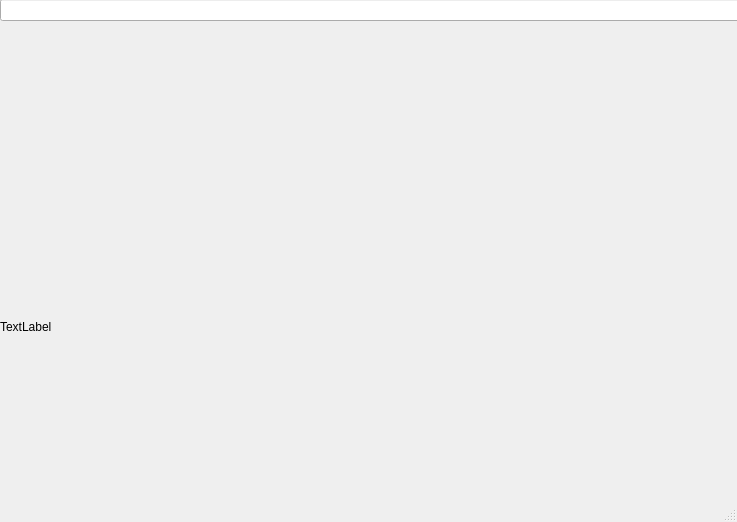
<?xml version="1.0" encoding="UTF-8"?>
<ui version="4.0">
 <class>MainWindow</class>
 <widget class="QMainWindow" name="MainWindow">
  <property name="geometry">
   <rect>
    <x>0</x>
    <y>0</y>
    <width>737</width>
    <height>522</height>
   </rect>
  </property>
  <property name="windowTitle">
   <string>MainWindow</string>
  </property>
  <widget class="QWidget" name="centralwidget">
   <widget class="QWidget" name="gridLayoutWidget">
    <property name="geometry">
     <rect>
      <x>-1</x>
      <y>-1</y>
      <width>802</width>
      <height>628</height>
     </rect>
    </property>
    <layout class="QGridLayout" name="gridLayout">
     <item row="1" column="0">
      <widget class="QLabel" name="map">
       <property name="enabled">
        <bool>true</bool>
       </property>
       <property name="minimumSize">
        <size>
         <width>800</width>
         <height>600</height>
        </size>
       </property>
       <property name="maximumSize">
        <size>
         <width>800</width>
         <height>600</height>
        </size>
       </property>
       <property name="text">
        <string>TextLabel</string>
       </property>
      </widget>
     </item>
     <item row="0" column="0">
      <widget class="QLineEdit" name="address">
       <property name="minimumSize">
        <size>
         <width>800</width>
         <height>0</height>
        </size>
       </property>
       <property name="maximumSize">
        <size>
         <width>800</width>
         <height>16777215</height>
        </size>
       </property>
      </widget>
     </item>
    </layout>
   </widget>
  </widget>
  <widget class="QMenuBar" name="menubar">
   <property name="geometry">
    <rect>
     <x>0</x>
     <y>0</y>
     <width>737</width>
     <height>21</height>
    </rect>
   </property>
  </widget>
  <widget class="QStatusBar" name="statusbar"/>
 </widget>
 <resources/>
 <connections/>
</ui>
